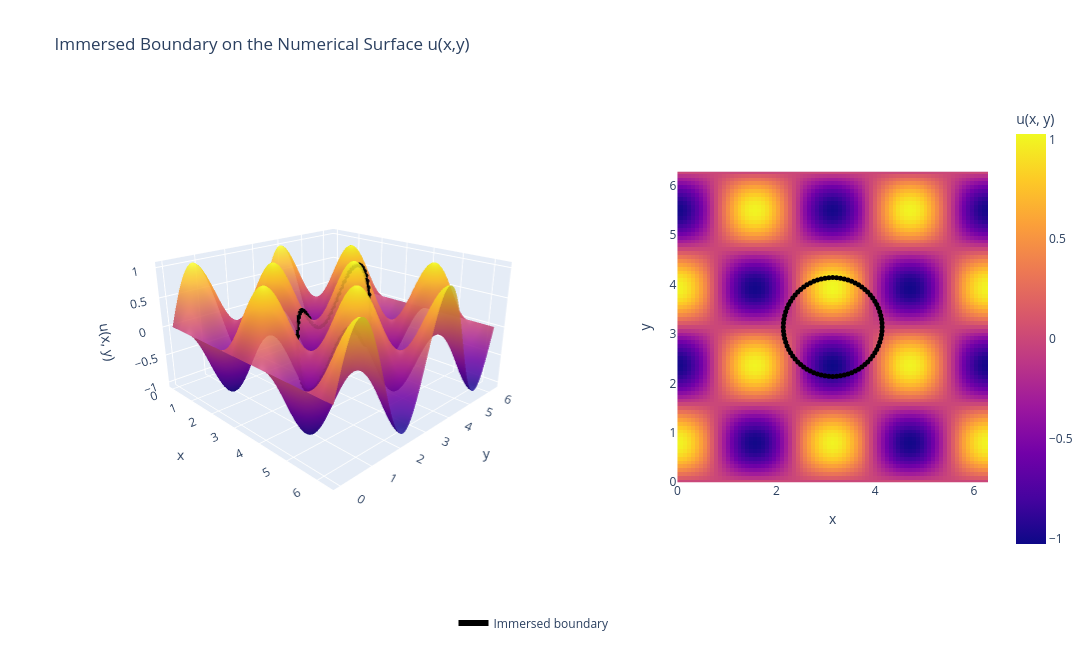

The cell this chart's notebook holds for it:
### Code cell
import plotly.graph_objects as go
from plotly.subplots import make_subplots
from scipy.interpolate import RegularGridInterpolator

# Evaluate the computed surface at the immersed-boundary locations.
surface_interpolant = RegularGridInterpolator((y, x), u_numerical2)
u_ib_surface = surface_interpolant(np.column_stack((y_ib, x_ib)))

fig_plotly = make_subplots(
    rows=1, cols=2,
    specs=[[{"type": "scene"}, {"type": "xy"}]],
    column_widths=[0.62, 0.38],
    # subplot_titles=("3D surface", "2D heatmap"),
)

fig_plotly.add_trace(
    go.Surface(
        x=x, y=y, z=u_numerical2,
        coloraxis="coloraxis",
        opacity=0.85,
        # contours=dict(
        #     x=dict(show=True, start=0, end=2 * np.pi, size=np.pi / 32, color="rgba(0, 0, 0, 0.35)", width=1, highlight=False),
        #     y=dict(show=True, start=0, end=2 * np.pi, size=np.pi / 32, color="rgba(0, 0, 0, 0.35)", width=1, highlight=False),
        # ),
        name="Numerical solution",
        showscale=False,
    ),
    row=1, col=1,
)
fig_plotly.add_trace(
    go.Scatter3d(
        x=x_ib, y=y_ib, z=u_ib_surface,
        mode="lines+markers",
        line=dict(color="black", width=6),
        marker=dict(color="black", size=3),
        name="Immersed boundary",
    ),
    row=1, col=1,
)
fig_plotly.add_trace(
    go.Heatmap(
        x=x, y=y, z=u_numerical2,
        coloraxis="coloraxis",
        showscale=False,
    ),
    row=1, col=2,
)
fig_plotly.add_trace(
    go.Scatter(
        x=x_ib, y=y_ib,
        mode="lines+markers",
        line=dict(color="black", width=2),
        marker=dict(color="black", size=5),
        name="Immersed boundary",
        showlegend=False,
    ),
    row=1, col=2,
)

fig_plotly.update_layout(
    title="Immersed Boundary on the Numerical Surface u(x,y)",
    width=1100, height=650,
    margin=dict(b=90),
    coloraxis=dict(colorscale="Plasma", colorbar=dict(title="u(x, y)")),
    legend=dict(orientation="h", x=0.5, xanchor="center", y=-0.12, yanchor="top"),
    scene=dict(
        xaxis_title="x",
        yaxis_title="y",
        zaxis_title="u(x, y)",
        aspectmode="manual",
        aspectratio=dict(x=1, y=1, z=0.55),
        camera=dict(eye=dict(x=1.5, y=-1.5, z=0.8)),
    ),
    xaxis_title="x",
    yaxis_title="y",
)
fig_plotly.update_xaxes(range=[a, b], constrain="domain", row=1, col=2)
fig_plotly.update_yaxes(range=[a, b], scaleanchor="x", scaleratio=1, constrain="domain", row=1, col=2)
fig_plotly.show()
